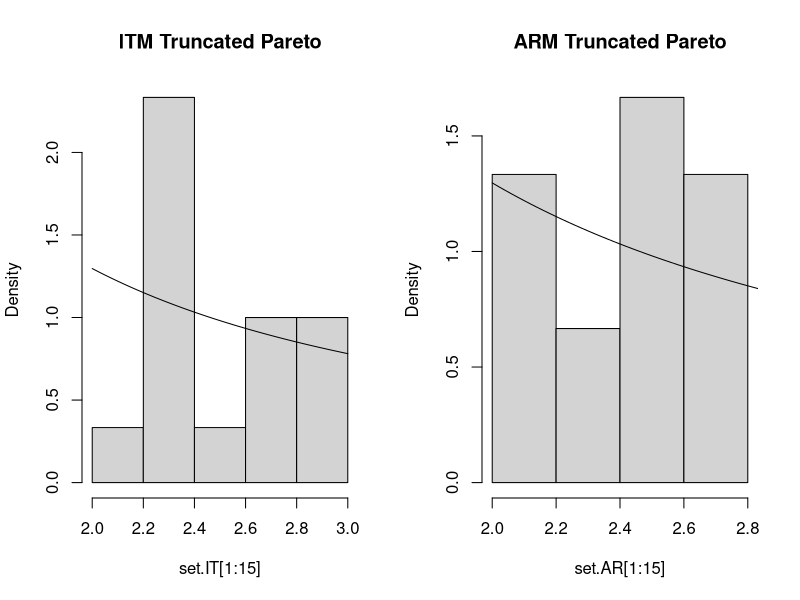
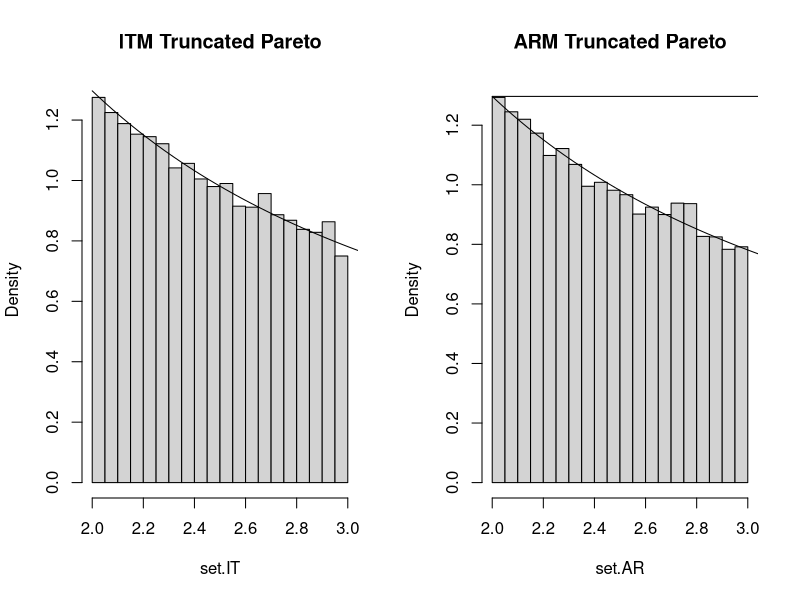

Reproduce these figures in R, in order.
pdf = function(x, alpha, L,H){
    (alpha * L^(alpha) * x^(-alpha-1))/(1 - (L/H)^(alpha))
}

sim.IT = function(n,alpha, L, H){
    x=0
    t=0
    while(t<n){
        t=t+1
        u=runif(1,0,1)
        up = -(u*(1-((L/H)^alpha))-1)
        down = L^alpha
        x[t]= (up/down)^(1/(-alpha))
        
    }
    x    
}

## por enquanto g=1 (função constante). Podemos arranjar uma distribuição exponencial para otimizar os resultados
sim.AR = function(n,alpha, L,H, lambda){
    f =function (x){ (alpha * L^(alpha) * x^(-alpha-1))/(1 - (L/H)^(alpha)) }
    M = optimize(f, c(L,L+0.0000001),maximum = T)$objective
    ##g = function(x){ lambda*exp(-lambda*x)}
    g = 1
    ##gITM=function(x){log(1-x)/(-lambda)}
    v = vector()
    for(i in 1:n){
        u <- 1
        a <- 0
        while(u> a){
            x.c   <- runif(1,2,3)
            a <- f(x.c)/(M*g) 
            u     <- runif(1,0,1)          
        }
        v <- c(v,x.c)
    }
    v
}


#(d) Since 15 samples is too small to make any conclusion, we cannot conclude that the code is not generating samples correctly. We can see that it has more samples in the beginning than in the end as we want so it can be likely that it is generating samples from the assumed distribution altough not conclusivly

library(arm)
library(Cairo)
set.seed(2447)
alpha=0.25
L=2
H=3
set.IT = sim.IT(12000,alpha,L,H)
set.AR = sim.AR(1200,alpha,L,H,3)
gTest = function(x,lambda){ lambda*exp(-lambda*x)}
par(mfrow=c(1,2))
hist (set.IT[1:15],main="ITM Truncated Pareto",xlim=c(L,H),freq = F)
curve(pdf(x,alpha,L,H) ,add = T, xlim=c(L,H))    
hist(set.AR[1:15],main="ARM Truncated Pareto", freq = F)
curve(pdf(x,alpha,L,H) ,add = T, xlim=c(2,4))

set.seed(2447)
alpha=0.25
L=2
H=3
set.IT = sim.IT(12000,alpha,L,H)
set.AR = sim.AR(12000,alpha,L,H,3)
par(mfrow=c(1,2))
hist (set.IT,main="ITM Truncated Pareto",xlim=c(L,H),freq = F)
curve(pdf(x,alpha,L,H) ,add = T, xlim=c(2,4))
hist(set.AR,main="ARM Truncated Pareto", xlim=c(L,H),freq = F)
curve(pdf(x,alpha,L,H) ,add = T, xlim=c(2,4))    
curve(1.2967*1+(x-x),add=T,xlim=c(2,4))
